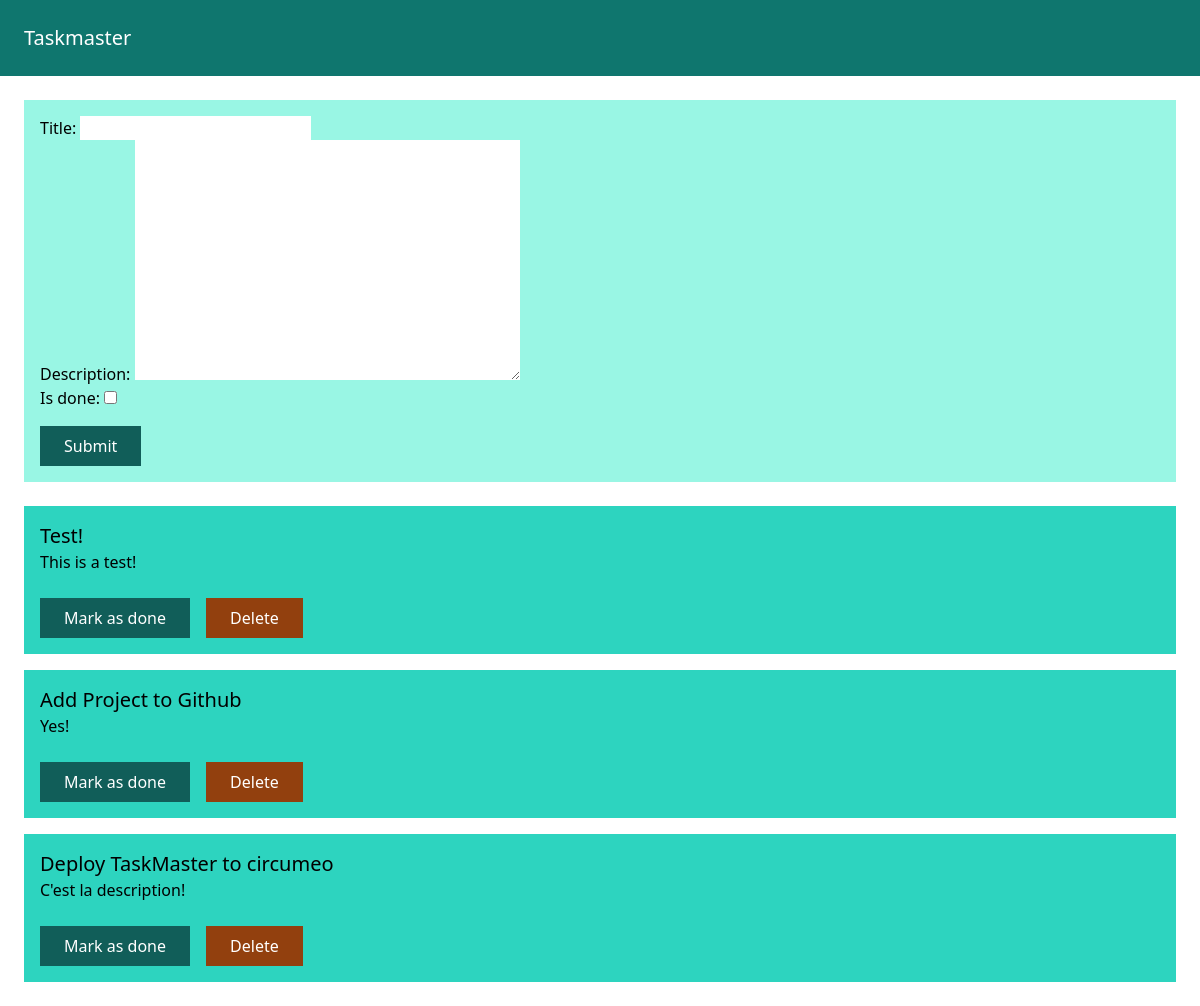
The app's page /, older data.
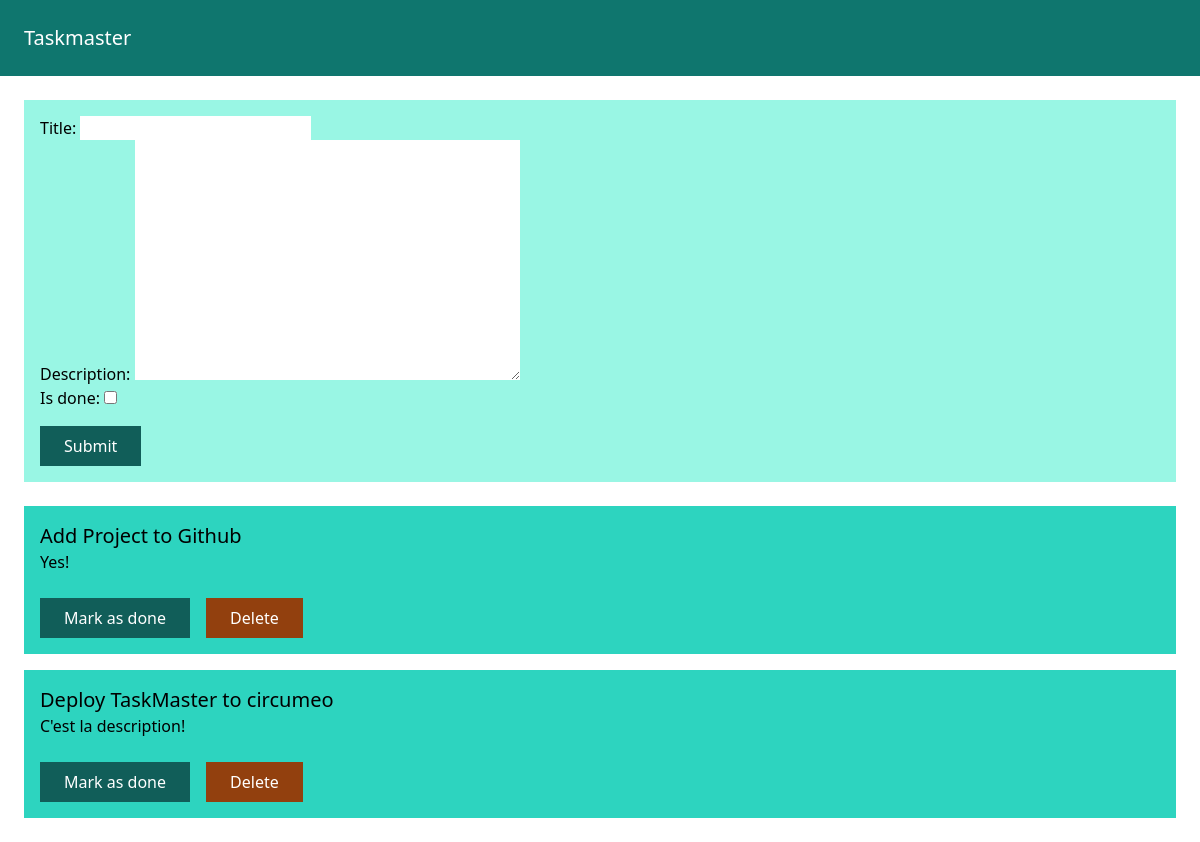
The same page, newer data.
### task/models.py (models this page shows, shortened)
class Task(models.Model):
    title = models.CharField(max_length=255)
    description = models.TextField(blank=True, null=True)
    is_done = models.BooleanField(default=False)
    created_at = models.TimeField(auto_now_add=True)
    class Meta:
        ordering = ('-created_at',)

### task/views.py (the view)
# urls.py: path('', views.index, name='index'),
def index(request):
    if request.method == 'POST':
        form = TaskForm(request.POST)
        if form.is_valid():
            form.save()
            return redirect('/')
    else:
        form = TaskForm()
    tasks = Task.objects.filter(is_done=False)
    return render(request, 'task/index.html', {'tasks': tasks, 'form': form})

### task/forms.py
class TaskForm(ModelForm):
    class Meta:
        model = Task
        fields = ['title', 'description', 'is_done']

### task/templates/task/index.html (shortened to what this page needs)
{% extends 'task/base.html' %}
{% block content %}
    <div class="p-4 mb-6 bg-teal-200">
        <form method="post" action=".">
            {{ form.as_p }}
            <button class="mt-4 py-2 px-6 bg-teal-800 text-white">Submit</button>
        </form>
    </div>
    <div class="space-y-4">
        {% for task in tasks %}
            <div class="p-4 bg-teal-400">
                <h2 class="text-xl">{{ task.title }}</h2>
                <p>
                    {{ task.description }}
                </p>
                <div class="mt-6 flex flex-row items-center space-x-4">
                    <a href="{% url 'task:mark_as_done' task.id %}" class="py-2 px-6 bg-teal-800 text-white">Mark as done</a>
                    <a href="{% url 'task:delete_task' task.id %}" class="py-2 px-6 bg-amber-800 text-white">Delete</a>
                </div>
            </div>
        {% endfor %}
    </div>
{% endblock %}

Row changes from the older to the newer data that the page shows:
removed Task: title "Test!", description "This is a test!"
